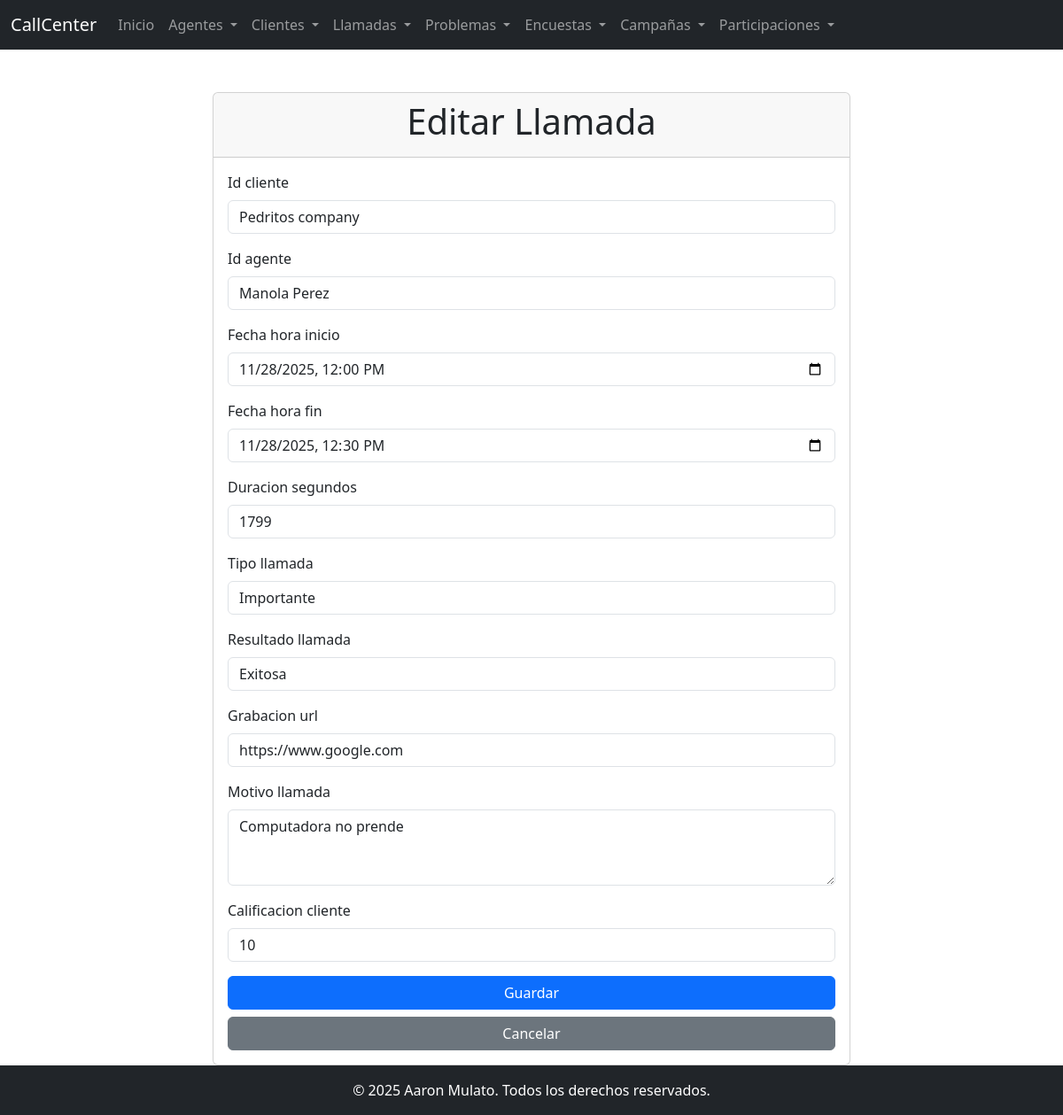
The app's page /llamadas/1/actualizar/ with its own data.
### app_callcenter/models.py (models this page shows, shortened)
class Llamada(models.Model):
    id_cliente = models.ForeignKey(ClienteCallCenter, on_delete=models.SET_NULL, null=True, blank=True)
    id_agente = models.ForeignKey(AgenteCallCenter, on_delete=models.SET_NULL, null=True, blank=True)
    fecha_hora_inicio = models.DateTimeField(null=True, blank=True)
    fecha_hora_fin = models.DateTimeField(null=True, blank=True)
    duracion_segundos = models.IntegerField(null=True, blank=True)
    tipo_llamada = models.CharField(max_length=50, null=True, blank=True)
    resultado_llamada = models.CharField(max_length=50, null=True, blank=True)
    grabacion_url = models.CharField(max_length=255, null=True, blank=True)
    motivo_llamada = models.TextField(null=True, blank=True)
    calificacion_cliente = models.IntegerField(null=True, blank=True)

### app_callcenter/views.py (the view)
# urls.py: path("llamadas/<int:pk>/actualizar/", LlamadaUpdateView.as_view(), name="llamada-update"),
class LlamadaUpdateView(UpdateView):
    model = Llamada
    form_class = LlamadaForm
    template_name = "app_callcenter/llamada_form.html"
    success_url = reverse_lazy("app_callcenter:llamada-list")

### app_callcenter/models.py (called while the page is built)
    def __str__(self):
        return f"{self.nombre} {self.apellido}"

    def __str__(self):
        return self.nombre_empresa

### app_callcenter/templates/app_callcenter/llamada_form.html (shortened to what this page needs)
{% extends 'app_callcenter/base.html' %}
{% block content %}
<div class="container mt-4">
  <div class="row justify-content-center">
    <div class="col-md-8">
      <div class="card">
        <div class="card-header">
          <h1 class="text-center">{% if object %}Editar{% else %}Crear{% endif %} Llamada</h1>
        </div>
        <div class="card-body">
          <form method="post">
            {% for field in form %}
              <div class="form-group mb-3">
                <label for="{{ field.id_for_label }}" class="form-label">{{ field.label }}</label>
                {{ field }}
              </div>
            {% endfor %}
            <div class="d-grid gap-2">
              <button type="submit" class="btn btn-primary">Guardar</button>
              <a href="{% if object %}{% url 'app_callcenter:llamada-detail' object.pk %}{% else %}{% url 'app_callcenter:llamada-list' %}{% endif %}" class="btn btn-secondary">Cancelar</a>
            </div>
          </form>
        </div>
      </div>
    </div>
  </div>
</div>
{% endblock %}

### records on screen
Llamada: form "Pedritos company" "Manola Perez" "11/28/2025 12:00" "11/28/2025 12:30" "1799" "Importante" "Exitosa" "https://www.google.com" "Computadora no prende" "10"

### other values on screen
{{ field.label }} "Id cliente" "Id agente" "Fecha hora inicio" "Fecha hora fin" "Duracion segundos" "Tipo llamada" "Resultado llamada" "Grabacion url" "Motivo llamada" "Calificacion cliente"
